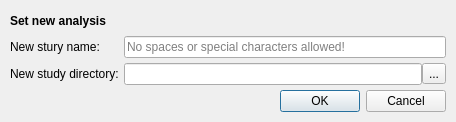
<?xml version="1.0" encoding="UTF-8"?>
<ui version="4.0">
 <class>NewStudyDialog</class>
 <widget class="QDialog" name="NewStudyDialog">
  <property name="geometry">
   <rect>
    <x>0</x>
    <y>0</y>
    <width>456</width>
    <height>122</height>
   </rect>
  </property>
  <property name="minimumSize">
   <size>
    <width>456</width>
    <height>122</height>
   </size>
  </property>
  <property name="maximumSize">
   <size>
    <width>456</width>
    <height>122</height>
   </size>
  </property>
  <property name="windowTitle">
   <string>Dialog</string>
  </property>
  <property name="modal">
   <bool>false</bool>
  </property>
  <layout class="QVBoxLayout" name="verticalLayout_2">
   <property name="spacing">
    <number>0</number>
   </property>
   <property name="leftMargin">
    <number>0</number>
   </property>
   <property name="topMargin">
    <number>0</number>
   </property>
   <property name="rightMargin">
    <number>0</number>
   </property>
   <property name="bottomMargin">
    <number>0</number>
   </property>
   <item>
    <widget class="QWidget" name="widget" native="true">
     <layout class="QVBoxLayout" name="verticalLayout">
      <property name="spacing">
       <number>5</number>
      </property>
      <property name="leftMargin">
       <number>10</number>
      </property>
      <property name="topMargin">
       <number>10</number>
      </property>
      <property name="rightMargin">
       <number>10</number>
      </property>
      <property name="bottomMargin">
       <number>10</number>
      </property>
      <item>
       <widget class="QLabel" name="label">
        <property name="font">
         <font>
          <bold>true</bold>
         </font>
        </property>
        <property name="text">
         <string>Set new analysis</string>
        </property>
       </widget>
      </item>
      <item>
       <layout class="QFormLayout" name="formLayout_2">
        <item row="0" column="0">
         <widget class="QLabel" name="studyNameLabel">
          <property name="text">
           <string>New stury name:</string>
          </property>
         </widget>
        </item>
        <item row="0" column="1">
         <widget class="QLineEdit" name="studyNameLineEdit">
          <property name="toolTip">
           <string>&lt;html&gt;&lt;head/&gt;&lt;body&gt;&lt;p&gt;&lt;br/&gt;&lt;/p&gt;&lt;/body&gt;&lt;/html&gt;</string>
          </property>
          <property name="whatsThis">
           <string>&lt;html&gt;&lt;head/&gt;&lt;body&gt;&lt;p&gt;&lt;br/&gt;&lt;/p&gt;&lt;/body&gt;&lt;/html&gt;</string>
          </property>
          <property name="inputMask">
           <string/>
          </property>
          <property name="maxLength">
           <number>15</number>
          </property>
          <property name="frame">
           <bool>true</bool>
          </property>
          <property name="echoMode">
           <enum>QLineEdit::Normal</enum>
          </property>
          <property name="placeholderText">
           <string>No spaces or special characters allowed!</string>
          </property>
          <property name="clearButtonEnabled">
           <bool>true</bool>
          </property>
         </widget>
        </item>
        <item row="1" column="0">
         <widget class="QLabel" name="studyDirectoryLabel">
          <property name="text">
           <string>New study directory:</string>
          </property>
         </widget>
        </item>
        <item row="1" column="1">
         <widget class="QWidget" name="widget_2" native="true">
          <layout class="QHBoxLayout" name="horizontalLayout_3">
           <property name="spacing">
            <number>0</number>
           </property>
           <property name="leftMargin">
            <number>0</number>
           </property>
           <property name="topMargin">
            <number>0</number>
           </property>
           <property name="rightMargin">
            <number>0</number>
           </property>
           <property name="bottomMargin">
            <number>0</number>
           </property>
           <item>
            <widget class="QLineEdit" name="studyDirectoryLineEdit">
             <property name="enabled">
              <bool>true</bool>
             </property>
             <property name="toolTip">
              <string>&lt;html&gt;&lt;head/&gt;&lt;body&gt;&lt;p&gt;&lt;br/&gt;&lt;/p&gt;&lt;/body&gt;&lt;/html&gt;</string>
             </property>
             <property name="clearButtonEnabled">
              <bool>true</bool>
             </property>
            </widget>
           </item>
           <item>
            <widget class="QToolButton" name="toolButton">
             <property name="text">
              <string>...</string>
             </property>
             <property name="autoRaise">
              <bool>false</bool>
             </property>
            </widget>
           </item>
          </layout>
         </widget>
        </item>
       </layout>
      </item>
      <item>
       <widget class="QDialogButtonBox" name="buttonBox">
        <property name="orientation">
         <enum>Qt::Horizontal</enum>
        </property>
        <property name="standardButtons">
         <set>QDialogButtonBox::Cancel|QDialogButtonBox::Ok</set>
        </property>
        <property name="centerButtons">
         <bool>false</bool>
        </property>
       </widget>
      </item>
     </layout>
    </widget>
   </item>
  </layout>
 </widget>
 <resources/>
 <connections/>
</ui>
